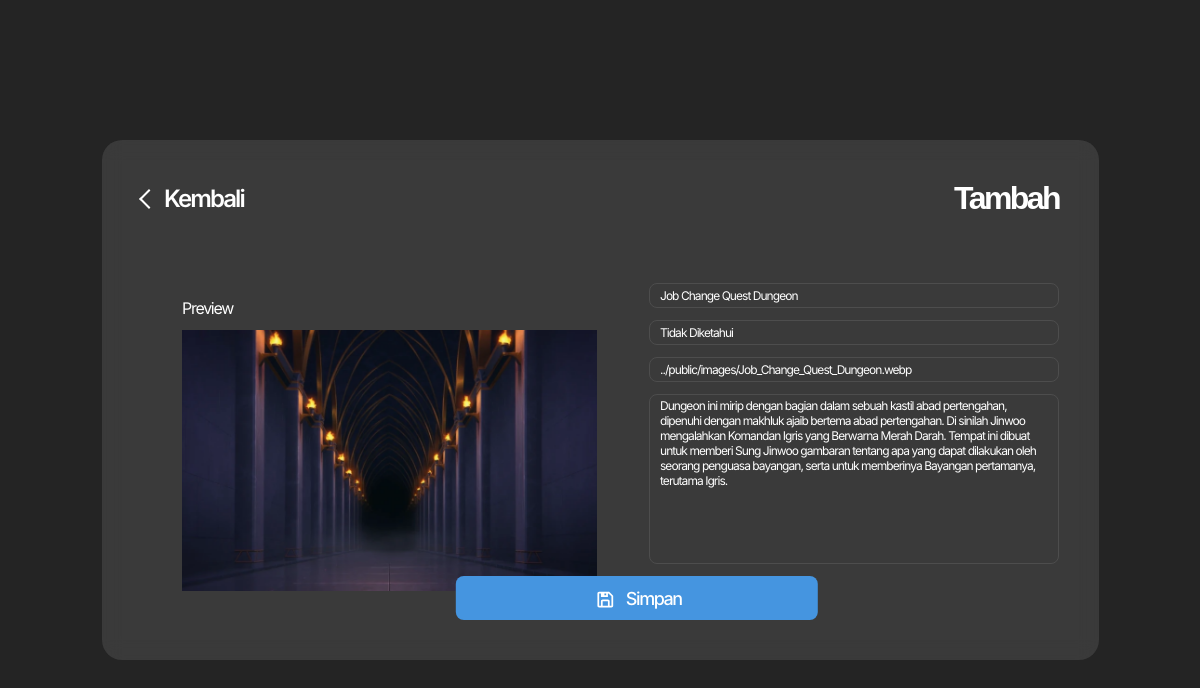
Page /dungeons/edit.php?id=34869f on the committed database.
### tables this page shows
CREATE TABLE dungeons(
    dungeon_id VARCHAR(6) NOT NULL PRIMARY KEY UNIQUE,
    dungeon_name VARCHAR(100) NOT NULL,
    dungeon_rank TEXT,
    dungeon_description TEXT,
    dungeon_image TEXT
);

### utils/koneksi.php (called while the page is built)
<?php
$server = "localhost";
$username = "root";
$password = "";
$dbname = "wiki_solo_leveling";
try {
    $dsn = "mysql:host=$server;dbname=$dbname;charset=UTF8mb4";
    $koneksi = new PDO($dsn, $username, $password);
    $koneksi->setAttribute(PDO::ATTR_ERRMODE, PDO::ERRMODE_EXCEPTION);
    return $koneksi;
} catch (PDOException $e) {
    echo "Error on connection: ".$e->getMessage();
}

### utils/database.php (called while the page is built, shortened)
<?php
class Database {
    function __construct() {
        $this->db = require "koneksi.php";
    }
}
?>

### dungeons/edit.php (the view, shortened to what this page needs)
<?php
require "../utils/database.php";
$d = new Database();
$id = $_GET["id"] ?? "";
$stmt = $d->db->prepare("SELECT * FROM dungeons WHERE dungeon_id = ?");
$stmt->execute([$id]);
$dungeon = $stmt->fetch();
?>
<!DOCTYPE html>
<html lang="en">
<head>
    <link rel="stylesheet" href="../public/main.css">
    <link rel="stylesheet" href="../public/css/dungeon-form.css">
</head>
<body>
    <main class="dungeons-edit-php">
        <section class="frame" aria-labelledby="page-title">
            <header class="div">
                <a class="back" href="index.php" aria-label="Kembali">
                    <span class="rectangle" aria-hidden="true"></span>
                    <span class="text-wrapper">Kembali</span>
                </a>
                <h1 class="text-wrapper-2" id="page-title">Tambah</h1>
            </header>
            <section class="form" aria-label="Form edit dungeon">
                <figure class="frame-2">
                    <figcaption class="text-wrapper-3">Preview</figcaption>
                    <img class="image" id="preview-image" src="<?= $dungeon["dungeon_image"] ?>" alt="Preview" />
                </figure>
                <form class="frame-3" action="" method="post">
                    <label class="div-wrapper" for="name">
                        <input
                            class="text-wrapper-4"
                            id="name"
                            required
                            name="name"
                            type="text"
                            value="<?= $dungeon["dungeon_name"] ?>"
                            placeholder="Nama"
                            aria-label="Name" />
                    </label>
                    <label class="div-wrapper" for="rank">
                        <input
                            class="text-wrapper-5"
                            id="rank"
                            required
                            name="rank"
                            type="text"
                            value="<?= $dungeon["dungeon_rank"] ?>"
                            placeholder="Rank"
                            aria-label="Rank" />
                    </label>
                    <label class="div-wrapper" for="image">
                        <input
                            class="text-wrapper-4"
                            id="image"
                            required
                            name="image"
                            type="url"
                            value="<?= $dungeon["dungeon_image"] ?>"
                            placeholder="Image Url"
                            aria-label="Image URL" />
                    </label>
                    <label class="deskripsi" for="description">
                        <textarea
                            class="text-wrapper-6"
                            id="description"
                            required
                            name="description"
                            placeholder="Deskripsi"
                            aria-label="Deskripsi"><?= $dungeon["dungeon_description"] ?></textarea>
                    </label>
                    <button class="icon" name="add" value="add" type="submit" aria-label="Simpan">
                        <span class="save" aria-hidden="true">
                            <img class="vector" src="../public/svg/save.svg" alt="" />
                        </span>
                        <span class="text-wrapper-7">Simpan</span>
                    </button>
                </form>
            </section>
        </section>
    </main>
</body>
</html>

### public/main.css (style rules this page uses)
:root { --color-primary-300: #71a8d5; --color-primary-500: #4595e0; --color-primary-600: #4d80b0; --color-primary-800: #2d5478; --color-primary-900: #151e56; --color-accent-500: #9829c4; --color-accent-700: #4a1460; --color-dark-600: #4d4d4d; --color-dark-900: #383838; --color-dark-950: #242424; }

### rows in the picture
dungeons: dungeon_image (picture), name "Job Change Quest Dungeon", rank "Tidak Diketahui", image "../public/images/Job_Change_Quest_Dungeon.webp", description "Dungeon ini mirip dengan bagian dalam sebuah kastil abad pertengahan, dipenuhi dengan makhluk ajaib bertema abad pertengahan. Di sinilah Jinwoo mengalahkan Komandan Igris yang Berwarna Merah Darah. Tempat ini dibuat untuk memberi Sung Jinwoo gambaran tentang apa yang dapat dilakukan oleh seorang penguasa bayangan, serta untuk memberinya Bayangan pertamanya, terutama Igris."
